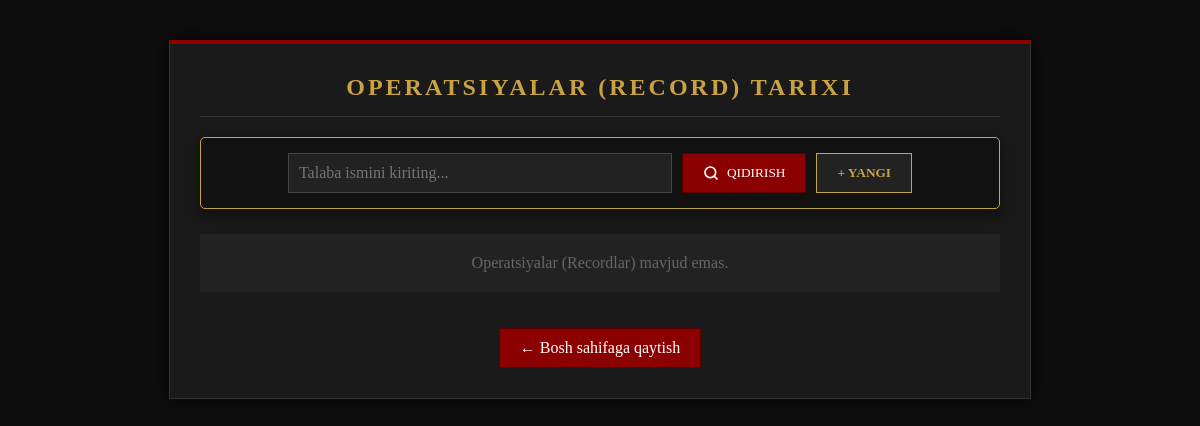
Page /recordlar/ on the earlier database version.
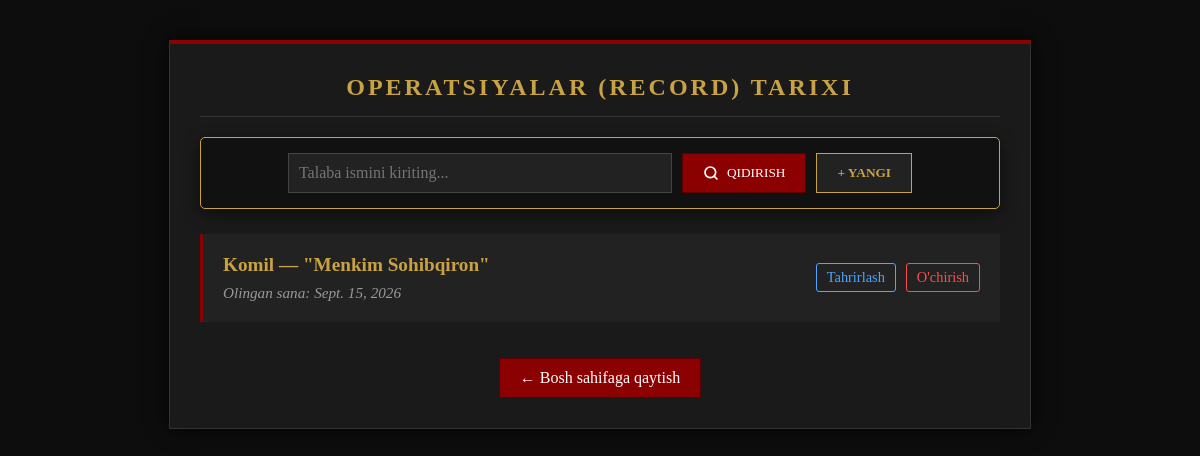
Same page on the later database version.
### main/models.py (models this page shows, shortened)
class Record(models.Model):
    talaba = models.ForeignKey(Talaba, on_delete=models.CASCADE)
    kitob = models.ForeignKey(Kitob, on_delete=models.CASCADE)
    admin = models.ForeignKey(Admin, on_delete=models.CASCADE)
    olingan_sana = models.DateField()
    qaytarish_sanasi = models.DateField()
    class Meta:
        verbose_name = "Record"
        verbose_name_plural = "Recordlar"

class Talaba(models.Model):
    ism = models.CharField(max_length = 100)
    guruh = models.CharField(max_length=100)
    kurs = models.CharField(max_length=100)
    kitob_soni = models.IntegerField()
    class Meta:
        verbose_name = "Talaba"
        verbose_name_plural = "Talabar"

class Kitob(models.Model):
    nom = models.CharField(max_length = 100)
    janr = models.CharField(max_length = 100)
    sahifa = models.IntegerField()
    muallif = models.ForeignKey(Muallif, on_delete=models.CASCADE)
    class Meta:
        verbose_name = "Kitob"
        verbose_name_plural = "Kitoblar"

### main/views.py (the view, shortened to what this page needs)
# urls.py: path('recordlar/', views.barcha_recordlar, name='barcha_recordlar'),
def barcha_recordlar(request):
    recordlar = Record.objects.all()
    talaba_ismi = request.GET.get('talaba_ismi')
    if talaba_ismi:
        recordlar = recordlar.filter(talaba__ism__icontains=talaba_ismi)
    return render(request, 'recordlar_royxati.html', {
        'recordlar': recordlar,
        'talabalar': Talaba.objects.all(),
        'kitoblar': Kitob.objects.all(),
        'adminlar': Admin.objects.all()
    })

### main/templates/recordlar_royxati.html (shortened to what this page needs)
<!DOCTYPE html>
<html lang="uz">
<head>
</head>
<body>
    <div class="container">
        <h2>Operatsiyalar (Record) Tarixi</h2>
        <form action="" method="GET" class="filter-container">
            <input type="text" name="talaba_ismi" class="filter-input" placeholder="Talaba ismini kiriting..." value="{{ request.GET.talaba_ismi }}">
            <button type="submit" class="filter-btn">
                <svg width="16" height="16" viewBox="0 0 24 24" fill="none" stroke="currentColor" stroke-width="2.5" stroke-linecap="round" stroke-linejoin="round">
                    <circle cx="11" cy="11" r="8"></circle>
                    <line x1="21" y1="21" x2="16.65" y2="16.65"></line>
                </svg>
                Qidirish
            </button>
            <button type="button" class="add-btn" onclick="ochishModal()">+ Yangi</button>
        </form>
        <ul>
            {% for record in recordlar %}
                <li>
                    <div>
                        <a href="/record/{{ record.id }}" class="title-link">
                            {{ record.talaba.ism }} &mdash; "{{ record.kitob.nom }}"
                        </a>
                        <div class="details">
                            Olingan sana: {{ record.olingan_sana }}
                        </div>
                    </div>
                    <div class="action-btns">
                        <a href="/record/{{ record.id }}/tahrirlash/" class="edit-btn">Tahrirlash</a>
                        <a href="/record/{{ record.id }}/ochirish/" class="delete-btn" onclick="return confirm('Siz haqiqatan ham ushbu recordni (ijarani) o\'chirmoqchimisiz?');">O'chirish</a>
                    </div>
                </li>
            {% empty %}
                <li style="text-align: center; border: none; color: #666; justify-content: center;">Operatsiyalar (Recordlar) mavjud emas.</li>
            {% endfor %}
        </ul>
        <div style="text-align: center;">
            <a href="/" class="back-btn">&#8592; Bosh sahifaga qaytish</a>
        </div>
    </div>
</body>
</html>

Differences in the rows shown:
added Record: talaba.ism "Komil", kitob.nom "Menkim Sohibqiron", olingan_sana "Sept. 15, 2026"
Other differences:
text no longer shown: "Operatsiyalar (Recordlar) mavjud emas."
